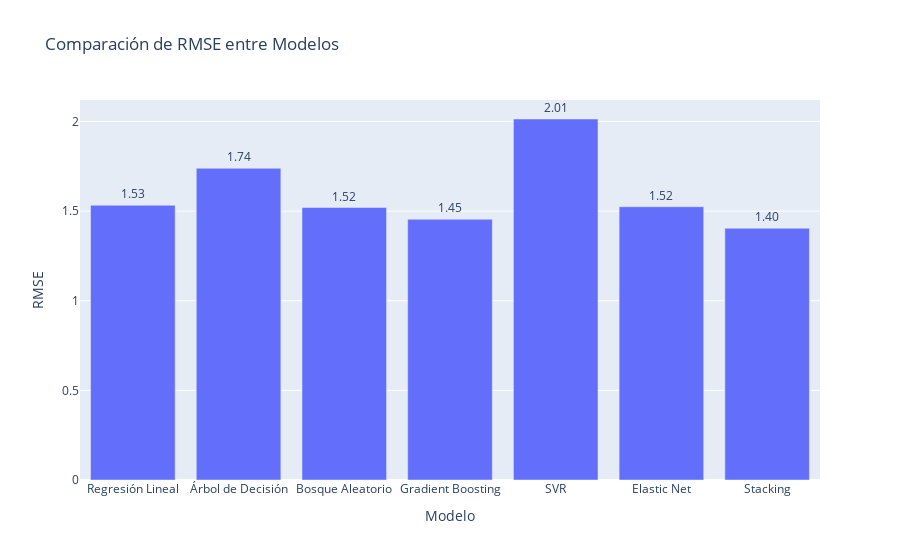

Write notebook code for a chart like this one.
### Markdown cell above
#### Gráfico interactivo de RMSE

### Code cell
fig_rmse = px.bar(results, x='Modelo', y='RMSE', title='Comparación de RMSE entre Modelos', 
                  labels={'RMSE': 'Raíz del Error Cuadrático Medio'}, text='RMSE')
fig_rmse.update_traces(texttemplate='%{text:.2f}', textposition='outside')
fig_rmse.update_layout(xaxis_title="Modelo", yaxis_title="RMSE", showlegend=False)
fig_rmse.show()

### Figure 1 — Plotly figure (JSON) as saved in the notebook; plotly's stock layout.template omitted (floating-point values rounded to 4 significant figures)
{"data": [{"alignmentgroup": "True", "hovertemplate": "Modelo=%{x}<br>Raíz del Error Cuadrático Medio=%{text}<extra></extra>", "legendgroup": "", "marker": {"color": "#636efa", "pattern": {"shape": ""}}, "name": "", "offsetgroup": "", "orientation": "v", "showlegend": false, "text": [1.533, 1.739, 1.52, 1.454, 2.014, 1.525, 1.404], "textposition": "outside", "texttemplate": "%{text:.2f}", "type": "bar", "x": ["Regresión Lineal", "Árbol de Decisión", "Bosque Aleatorio", "Gradient Boosting", "SVR", "Elastic Net", "Stacking"], "xaxis": "x", "y": [1.533, 1.739, 1.52, 1.454, 2.014, 1.525, 1.404], "yaxis": "y"}], "layout": {"barmode": "relative", "legend": {"tracegroupgap": 0}, "showlegend": false, "title": {"text": "Comparación de RMSE entre Modelos"}, "xaxis": {"anchor": "y", "domain": [0, 1], "title": {"text": "Modelo"}}, "yaxis": {"anchor": "x", "domain": [0, 1], "title": {"text": "RMSE"}}}}
